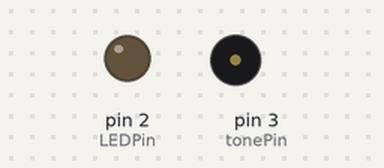
Recording of a sketch running on a simulated Arduino Pro Mini, built with avr-gcc and run on an emulated ATmega328P. Shown: output pins drawn as LEDs (lit = HIGH), buzzer (waves = sounding). Random numbers use the default seed unless the sketch sets one; what the sketch prints to the serial monitor is not drawn.

Above: at 0.6 s.
At 39.41 s:
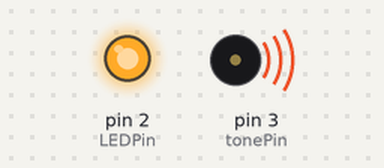
Timing chart, 0 to 40.0 s (numbered marks = the images above):
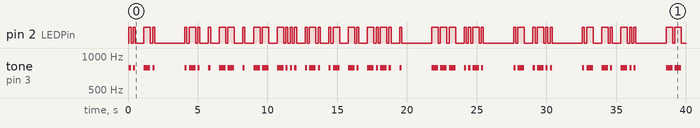

Measured:
- by itself, pin 2 (LEDPin): LOW → HIGH at 0.07 s, → LOW 0.15 s later, → HIGH 0.15 s later, → LOW 0.15 s later, … (102 changes in this stretch)
- by itself, tone on pin 3 (tonePin): plays 784 Hz for 0.15 s, 784 Hz for 0.15 s, 784 Hz for 0.46 s, 784 Hz for 0.15 s, 784 Hz for 0.15 s, 784 Hz for 0.46 s … (51 notes in this stretch)

The sketch:

DigitalMemorial_MorseCodeV4_Iteration2.ino
```cpp
//8/30/21 - revised for iteration 2 (removed gift card and contact info, changed target to pro mini, corrected spelling of "remembrance")


// 8/19/21 AnnaMarie corrected Al's spelling of "Nona=Nonna", refined message
// 8/15/21 - added multiple messages, added gift card message.  plan to install at family gravesite in PA
// 7/16/21 - corrected delay time (was int/ should be long.  added all letters and numbers, changed error handling, add amazon gift card
// 1/17/17 - Louie - here is the code which is loaded on the Arduino which I sent you.  -Al
// created message matrix 12/28/15 AE
// 1/17/17 activated random behavior, added separate LED output  AE

int tonePin = 3;
int LEDPin = 2;


char sMessage[] = {


                  'I','N',' ','R','E','M','E','M','B','R','A','N','C','E',' ','O','F',' ','A','L',' ','A','N','D',' ',
                  'M','A','R','I','A',' ','L','O','V','E',' ','O','N','E',' ','A','N','O','T','H','E','R',' ','A','N','D',' ','T','R','E','A','T',' ',
                  'O','T','H','E','R','S',' ','W','I','T','H',' ','K','I','N','D','N','E','S','S','.',' ',

                  'T','A','K','E',' ','T','H','E',' ','T','I','M','E',' ','T','O',' ','M','A','K','E',' ','G','O','O','D',' ','M','E','M','O',
                  'R','I','E','S',' ','W','I','T','H',' ','E','A','C','H',' ','O','T','H','E','R','.',' ',


                   /***************
                   'V','V','V',' ',' ',
                   'T','N','X',' ','F','R',' ','F','B',' ','Q','S','O',' ','B','E','S','T',' ',
                   '7','3',' ','E','T',' ','8','8',' ','T','O',' ','A','L','L',' ','D','E',' ',
                   'W','3','>','I','P',' ','!',


                   ' ',' ',' ',
                   'N','O','N','N','A',' ','S','A','Y','S',' ','D','O','N','T',' ','F','O','R','G','E','T',' ','T','O',' ','L','O','V','E',' ',
                   'E','A','C','H',' ',
                   'O','T','H','E','R',' ',' ','A','N','D',' ','T','H','A','T','S',' ','A','N',' ','O','R','D','E','R','.',
                    *********************/

                   // message from Louis J
                   ' ',
                   'H','E','A','R','T','Y',' ','G','R','E','E','T','I','N','G','S',' ','F','R','O','M',' ','P','A','P','A',' ','W','O','O','D','Y',' ',
                   'T','H','E',' ','P','I','Z','Z','A',' ','K','I','N','G',' ',
                   'P','W',' ','S','A','Y','S',' ',
                   'N','E','E','E','E','V','E','R',' ','B','E','T','T','E','R','.',' ',
                   'C','I','A','O',' ','F','O','R',' ','N','O','W','.'

                   // gift certificate number
                   /*****************************
                   ' ',' ',' ',
                   'U','S','E',' ','T','H','I','S',' ','C','O','D','E',' ',
                   'A','T',' ','J','E','F','F','S',' ','P','L','A','C','E',' ',' ',

                   'T','H','E',' ','C','O','D','E',' ','I','S',' ','O','N','L','Y',' ','V','A','L','I','D',' ','F','O','R',' ',
                   'O','N','E',' ','U','S','E','.',' ','F','I','R','S','T',' ','C','O','M','E',' ',
                   'F','I','R','S','T',' ','S','E','R','V','E','D','.',' ','G','O','O','D',' ','L','U','C','K','.',' ',' ',

                    // $50 Amazon certificate 8/16/21
                   'A','Q','K','K',' ',' ',
                   'W','R','C','Z','B','K',' ',' ',
                   '5','M','G','A','3',' ',' ',


                   'C','O','N','T','A','C','T',' ','A','L',' ','A','T',' ','9','8','9',' ','3','9','7',' ','3','8','4','7',' ','B','Y',' ','T','E','X','T',' ','F','O','R',' ','M','O','R','E',' ',
                   'I','N','F','O','R','M','A','T','I','O','N','.'
                    ******************/


                   };

int freq;
int dotPeriod;
int dahPeriod;
int relaxtime;
int letterSpace;
int wordSpace;
unsigned long delayTime;

void setup() {

pinMode(LEDPin, OUTPUT);
digitalWrite(LEDPin, LOW);

pinMode(tonePin, OUTPUT);
Serial.begin(9600);
}

void loop() {
  int i;
  randomSeed(analogRead(0));

  // establish random behavior
  // 1 hr is 3,600,000 ms
  // 2 hrs is 7,200,000 ms
  // 10 min is 600,000 ms

#define xEST_MODE

#ifdef TEST_MODE

  tonePin = 1;  //silence tone for test purposes by assigning wrong pin

  freq = 1000;
  dotPeriod = 25;
  dahPeriod = (dotPeriod *3);
  relaxtime = (dotPeriod);
  letterSpace = (dotPeriod *3);   // standard letter space is 3x dot length
  wordSpace = (dotPeriod *7);     // standard word space is 7x dot length
  delayTime = 300000;
#else
  freq = random(600,1100);
  dotPeriod = random(90,165);
  dahPeriod = (dotPeriod *3);
  relaxtime = (dotPeriod);
  letterSpace = (dotPeriod *3);   // standard letter space is 3x dot length
  wordSpace = (dotPeriod *7);     // standard word space is 7x dot length
  delayTime = random(300000,7200000);
#endif

  // display results of random variable assignments
  Serial.println();
  Serial.println("Digital Memorial for the Evangelista Family  8/15/21");
  Serial.println();
  Serial.print("frequency:  ");
  Serial.println(freq);
  Serial.print("dotPeriod:  ");
  Serial.println(dotPeriod);
  Serial.print("dahPeriod:  ");
  Serial.println(dahPeriod);
  Serial.print("delayTime:  ");
  Serial.println(delayTime);

  // send message
  for(i=0;i<sizeof(sMessage);i++)
  {
    playLetter(sMessage[i]);

    Serial.write(sMessage[i]);
    if((i+1)%60 == 0) Serial.println();
    delay(letterSpace);
  }


  delay(delayTime);
}

void playLetter(char x)
  {
    // change order to put frequently used characters at top of switch if desired.
    switch (x){
      case 'A':
        di();dah(); return;
      case 'B':
        dah();di();di();dit(); return;
      case 'C':
        dah();di();dah();dit();return;
      case 'D':
        dah();di();dit(); return;
      case 'E':
        dit(); return;
      case 'F':
        di();di();dah();dit(); return;
      case 'G':
        dah();dah();dit(); return;
      case 'H':
        di();di();di();dit(); return;
      case 'I':
        di();dit(); return;
      case 'J':
        di();dah();dah();dah(); return;
      case 'K':
        dah();di();dah(); return;
      case 'L':
        di();dah();di();dit(); return;
      case 'M':
        dah();dah(); return;
      case 'N':
        dah();dit(); return;
      case 'O':
        dah();dah();dah(); return;
      case 'P':
        di();dah();dah();dit(); return;
      case 'Q':
        dah();dah();di();dah(); return;
      case 'R':
        di();dah();dit(); return;
      case 'S':
        di();di();dit(); return;
      case 'T':
        dah(); return;
      case 'U':
        di();di();dah(); return;
      case 'V':
        di();di();di();dah(); return;
      case 'W':
        di();dah();dah(); return;
      case 'X':
        dah();di();di();dah(); return;
      case 'Y':
        dah();di();dah();dah(); return;
      case 'Z':
        dah();dah();di();dit(); return;
      case '-':
        dah();di();di();di();dah(); return;
      case '_':
        dahhh(); return;
      case '>':
        dah();dahh();di();dit(); return;  //custom Z for the Zipper
      case '!': // stands in for SK (end of transmission / Silent Key)  with special emphasis on last dah
        di();di();dit();dah();di();FinalDah(); return;
      case '.':
        di();dah();di();dah();di();dah(); return;
      case '1':
        di();dah();dah();dah();dah(); return;
      case '2':
        di();di();dah();dah();dah(); return;
      case '3':
        di();di();di();dah();dah(); return;
      case '4':
        di();di();di();di();dah(); return;
      case '5':
        di();di();di();di();dit(); return;
      case '6':
        dah();di();di();di();dit(); return;
      case '7':
        dah();dah();di();di();dit(); return;
      case '8':
        dah();dah();dah();di();dit(); return;
      case '9':
        dah();dah();dah();dah();dit(); return;
      case '0':
        dah();dah();dah();dah();dah(); return;
      case ' ':
        delay(wordSpace); return;
      default:
        // signify error
        di();di();di();di();di();di();di();dit(); return;

    }
  }

void ErrInd()
{
  tone(tonePin, freq / 10);
  delay(dahPeriod);
  noTone(tonePin);
  delay(relaxtime);
}

void dit()
{
  digitalWrite(LEDPin, HIGH);
  tone(tonePin, freq);
  delay(dotPeriod);
  digitalWrite(LEDPin, LOW);
  noTone(tonePin);
  delay(relaxtime);
}

void dah()
{
  digitalWrite(LEDPin, HIGH);
  tone(tonePin, freq);
  delay(dahPeriod);
  digitalWrite(LEDPin, LOW);
  noTone(tonePin);
  delay(relaxtime);
}

void dahh()
{
  digitalWrite(LEDPin, HIGH);
  tone(tonePin, freq);
  delay(dahPeriod);
  delay(dahPeriod);  //extra long dah for call sign, characteristic of the Zipper
  digitalWrite(LEDPin, LOW);
  noTone(tonePin);
  delay(relaxtime);
}

void dahhh()
{
  digitalWrite(LEDPin, HIGH);
  tone(tonePin, freq);
  delay(dahPeriod*6);
  digitalWrite(LEDPin, LOW);
  noTone(tonePin);
  delay(relaxtime);
}

void FinalDah()
{
  digitalWrite(LEDPin, HIGH);
  tone(tonePin, freq);
  delay(dahPeriod * 3);
  digitalWrite(LEDPin, LOW);
  noTone(tonePin);
  delay(relaxtime);
}

void di()
{
  dit();
}
```
